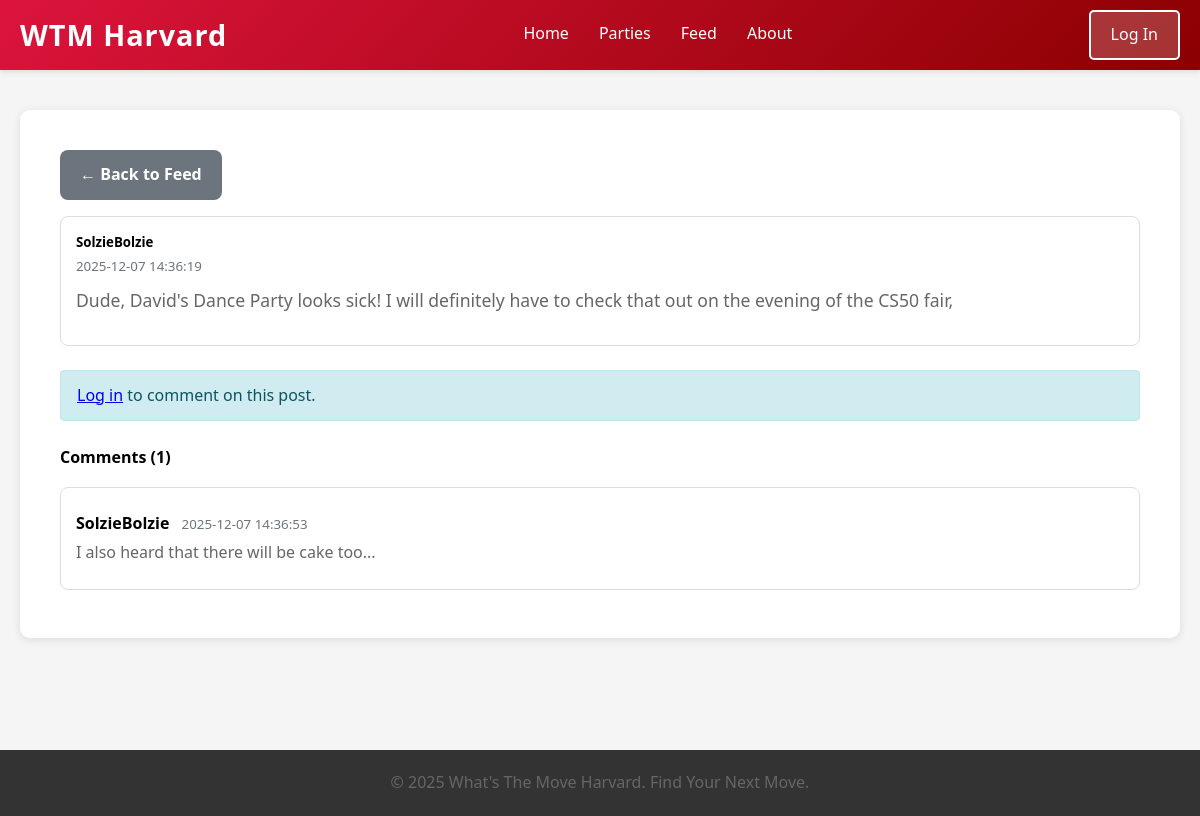
/feed/post/5, run on an earlier commit of the app's database.
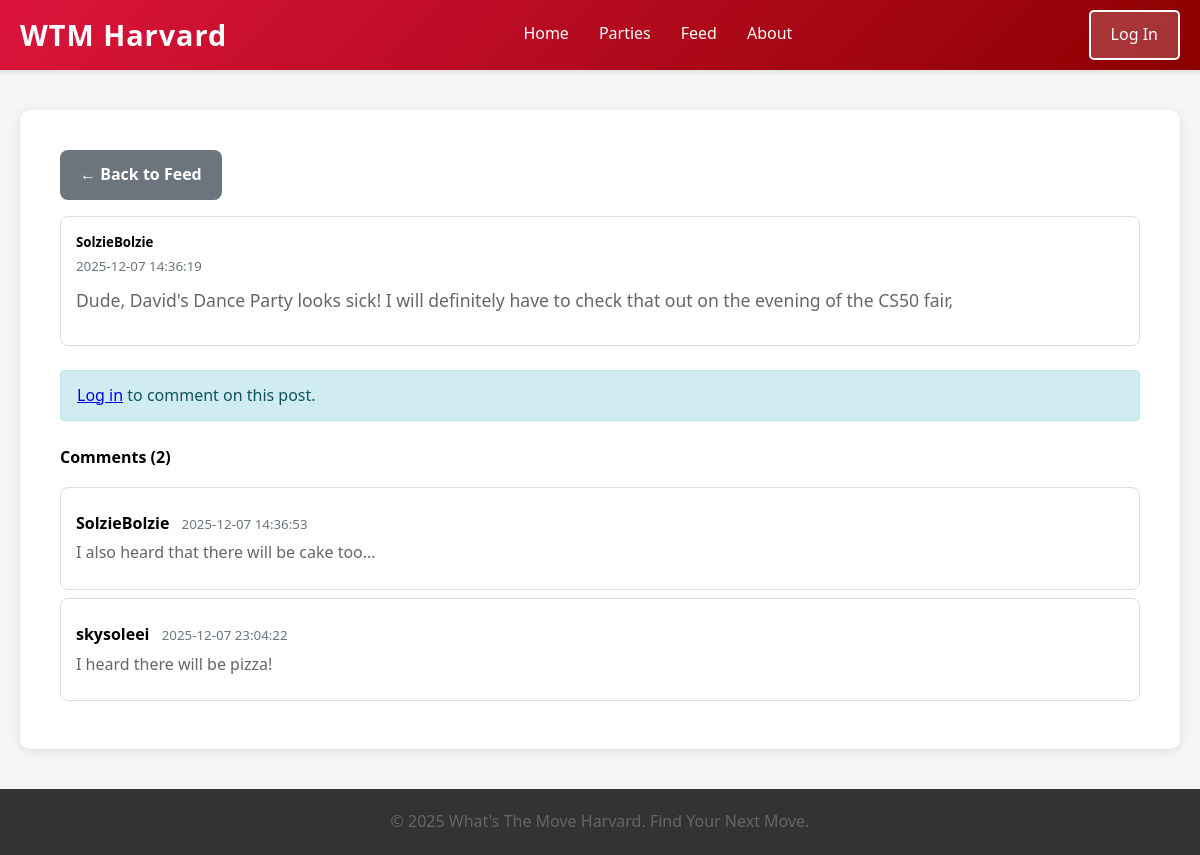
And on a later commit of the database.
### tables this page shows
CREATE TABLE users (id INTEGER PRIMARY KEY AUTOINCREMENT NOT NULL, username TEXT NOT NULL, hash TEXT NOT NULL, display_name TEXT);

CREATE TABLE posts (
            id INTEGER PRIMARY KEY AUTOINCREMENT,
            user_id INTEGER NOT NULL,
            content TEXT NOT NULL,
            created_at TIMESTAMP DEFAULT CURRENT_TIMESTAMP, photo_path TEXT,
            FOREIGN KEY (user_id) REFERENCES users(id)
        );

CREATE TABLE comments (
            id INTEGER PRIMARY KEY AUTOINCREMENT,
            post_id INTEGER NOT NULL,
            user_id INTEGER NOT NULL,
            content TEXT NOT NULL,
            created_at TIMESTAMP DEFAULT CURRENT_TIMESTAMP,
            FOREIGN KEY (post_id) REFERENCES posts(id) ON DELETE CASCADE,
            FOREIGN KEY (user_id) REFERENCES users(id)
        );

### app.py (the view)
@app.route('/feed/post/<int:post_id>')
def view_post(post_id):
    user = current_user()
    conn = get_db_connection()
    post = conn.execute(
        """
        SELECT p.id,
               p.user_id,
               p.content,
               p.photo_path,
               p.created_at,
               u.display_name AS username
        FROM posts p
        JOIN users u ON p.user_id = u.id
        WHERE p.id = ?
        """,
        (post_id,)
    ).fetchone()
    if not post:
        conn.close()
        return redirect(url_for('feed'))
    comments = conn.execute(
        """
        SELECT c.id,
               c.content,
               c.created_at,
               c.user_id,
               u.display_name AS username
        FROM comments c
        JOIN users u ON c.user_id = u.id
        WHERE c.post_id = ?
        ORDER BY c.created_at ASC
        """,
        (post_id,)
    ).fetchall()
    conn.close()
    return render_template('post_detail.html', post=post, comments=comments, user=user)

### app.py (called while the page is built)
def get_db_connection():
    conn = sqlite3.connect(DATABASE)
    conn.row_factory = sqlite3.Row
    return conn

def current_user():
    if 'user_id' in session:
        return {'id': session['user_id'], 'email': session.get('user')}
    return None

### templates/post_detail.html (shortened to what this page needs)
{% extends "template.html" %}
{% block content %}
<div class="container mt-4">
    <a href="{{ url_for('feed') }}" class="btn btn-secondary mb-3">← Back to Feed</a>
    <div class="card mb-4">
        <div class="card-body">
            <div class="d-flex justify-content-between align-items-start mb-2">
                <div>
                    <h5 class="mb-0">{{ post.username }}</h5>
                    <small class="text-muted">{{ post.created_at }}</small>
                </div>
            </div>
            <p class="card-text fs-5">{{ post.content }}</p>
        </div>
    </div>
    {% if session.get('user') %}
    <div class="card mb-4">
        <div class="card-body">
            <h5 class="card-title">Add a Comment</h5>
            <form action="{{ url_for('create_comment', post_id=post.id) }}" method="post">
                <div class="mb-3">
                    <textarea
                        class="form-control"
                        name="content"
                        rows="3"
                        placeholder="Write your comment..."
                        required
                        maxlength="500"
                    ></textarea>
                    <div class="form-text">Maximum 500 characters</div>
                </div>
                <button type="submit" class="btn btn-primary">Comment</button>
            </form>
        </div>
    </div>
    {% else %}
    <div class="alert alert-info mb-4">
        <a href="{{ url_for('login_page') }}">Log in</a> to comment on this post.
    </div>
    {% endif %}
    <div class="comments-section">
        <h4 class="mb-3">Comments ({{ comments|length }})</h4>
        {% if comments %}
            {% for comment in comments %}
            <div class="card mb-2">
                <div class="card-body py-2">
                    <div class="d-flex justify-content-between align-items-start">
                        <div class="flex-grow-1">
                            <strong>{{ comment.username }}</strong>
                            <small class="text-muted ms-2">{{ comment.created_at }}</small>
                            <p class="mb-0 mt-1">{{ comment.content }}</p>
                        </div>
                    </div>
                </div>
            </div>
            {% endfor %}
        {% else %}
            <div class="alert alert-secondary">
                No comments yet. Be the first to comment!
            </div>
        {% endif %}
    </div>
</div>
{% endblock %}

### templates/template.html (shortened to what this page needs)
<!DOCTYPE html>
<html lang="en">
<head>
    <link rel="stylesheet" href="{{ url_for('static', filename='style.css') }}">
</head>
<body>
    <nav class="navbar">
        <div class="nav-container">
            <a href="/" class="nav-logo">WTM Harvard</a>
            <ul class="nav-menu">
                <li class="nav-item">
                    <a href="/" class="nav-link">Home</a>
                </li>
                <li class="nav-item">
                    <a href="/list" class="nav-link">Parties</a>
                </li>
                <li class="nav-item">
                    <a href="/feed" class="nav-link">Feed</a>
                </li>
                <li class="nav-item">
                    <a href="/about" class="nav-link">About</a>
                </li>
            </ul>
            {% if session.get('user') %}
            <div class="nav-auth">
                <span class="nav-user">{{ session.get('username', session.get('user')) }}</span>
                <a href="/settings" class="nav-settings">Settings</a>
                <a href="/logout" class="nav-login">Log Out</a>
            </div>
            {% else %}
            <a href="/login" class="nav-login">Log In</a>
            {% endif %}
        </div>
    </nav>
    <main class="content">
        {% block content %}{% endblock %}
    </main>
    <footer class="footer">
        <p>&copy; 2025 What's The Move Harvard. Find Your Next Move.</p>
    </footer>
</body>
</html>

### static/style.css (style rules this page uses)
* { margin: 0; padding: 0; box-sizing: border-box; }
body { font-family: 'Segoe UI', Tahoma, Geneva, Verdana, sans-serif; background-color: #f5f5f5; line-height: 1.6; }
.navbar { background: linear-gradient(135deg, #dc143c 0%, #8b0000 100%); padding: 0; position: sticky; top: 0; z-index: 100; box-shadow: 0 2px 5px rgba(0, 0, 0, 0.1); }
.nav-container { max-width: 1200px; margin: 0 auto; padding: 0 20px; display: flex; justify-content: space-between; align-items: center; height: 70px; }
.nav-logo { color: white; font-size: 1.8rem; font-weight: bold; text-decoration: none; transition: color 0.3s ease; letter-spacing: 1px; }
.nav-menu { display: flex; list-style: none; gap: 30px; }
.nav-item { height: 70px; display: flex; align-items: center; }
.nav-link { color: white; text-decoration: none; font-size: 1rem; padding: 0.5rem 0; border-bottom: 3px solid transparent; transition: border-bottom 0.3s ease; }
.nav-login { color: white; text-decoration: none; font-size: 1rem; padding: 10px 20px; background: rgba(255, 255, 255, 0.2); border: 2px solid white; border-radius: 5px; transition: all 0.3s ease; }
.content { max-width: 1200px; margin: 40px auto; padding: 0 20px; min-height: calc(100vh - 200px); }
.footer { background: #333; color: white; text-align: center; padding: 20px; margin-top: 40px; }
.footer p { margin: 0; }
.container { background: white; padding: 40px; border-radius: 10px; box-shadow: 0 2px 10px rgba(0, 0, 0, 0.1); }
p { color: #666; font-size: 1rem; margin-bottom: 15px; }
.btn { display: inline-block; padding: 12px 20px; border-radius: 8px; font-weight: 700; text-decoration: none; transition: transform 0.2s ease, box-shadow 0.2s ease, background 0.3s ease, color 0.3s ease; }
.container.mt-4 { margin-top: 24px; }
.card { background: white; border: 1px solid #ddd; border-radius: 8px; padding: 15px; margin-bottom: 15px; }
.card-body { padding: 0; }
.btn-secondary { background-color: #6c757d; color: white; }
.alert { padding: 12px 16px; border-radius: 4px; margin-bottom: 15px; }
.alert-info { background-color: #d1ecf1; border: 1px solid #bee5eb; color: #0c5460; }
.text-muted { color: #6c757d; }
.fs-5 { font-size: 1.1rem; }
.py-2 { padding-top: 8px; padding-bottom: 8px; }
.mb-0 { margin-bottom: 0; }
.mb-2 { margin-bottom: 8px; }
.mb-3 { margin-bottom: 16px; }
.mb-4 { margin-bottom: 24px; }
.mt-1 { margin-top: 4px; }
.mt-4 { margin-top: 24px; }
.ms-2 { margin-left: 8px; }
.d-flex { display: flex; }
.justify-content-between { justify-content: space-between; }
.align-items-start { align-items: flex-start; }
.flex-grow-1 { flex-grow: 1; }

What changed in the data, as far as the page shows it:
added comments: username "skysoleei", created_at "2025-12-07 23:04:22", content "I heard there will be pizza!"
Also different on the page:
{{ comments|length }}: "1" → "2"
